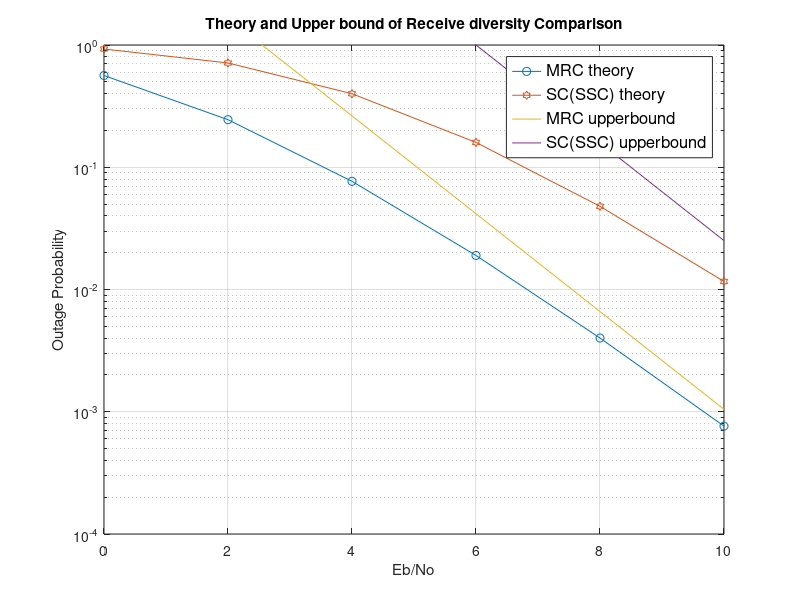

Write MATLAB code to recreate this figure.
clear all; clc;

SNRdB = 0:2:10;                     % SNR = [0, 3, 6, 9, 12, 15, 18, 21, 24, 27, 30]
SNR = 10 .^ (0.1 .* SNRdB);         % SNR in linear scale
L = 4;

rho_th_dB = 6;
rho_th = 10 ^ (0.1 * rho_th_dB);

% MRC ---------------------------------------------------------------------

% Outage Probability
sigma = 0;
for k = 0 : L-1
    parta = 1 / factorial(k);
    partb = power((rho_th ./ SNR), k);
    sigma = sigma + parta * partb;
end
pout_mrc = 1 - exp(-rho_th ./ SNR) .* sigma;

% Upper bound
upper_mrc = power((rho_th ./ SNR), L) / factorial(L);

% SC ----------------------------------------------------------------------

% Outage Probability
pout_sc = power((1 - exp(-rho_th ./ SNR)), L);

% Upper bound
upper_sc = power((rho_th ./ SNR), L);

% picture------------------------------------------------------------------
figure(1);
semilogy(SNRdB, pout_mrc, '-o');
  hold on
semilogy(SNRdB, pout_sc, '-h');
semilogy(SNRdB, upper_mrc);
semilogy(SNRdB, upper_sc);

axis([0 10 10^-4 10^0])
grid on
L=legend('MRC theory', 'SC(SSC) theory', 'MRC upperbound', ...
    'SC(SSC) upperbound');
set(L,'Fontsize',12);

xlabel('Eb/No');
ylabel('Outage Probability');
title('Theory and Upper bound of Receive diversity Comparison');